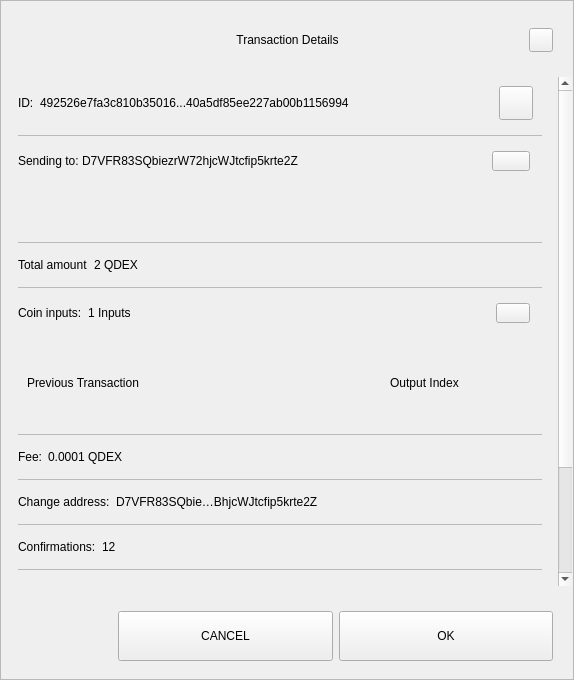
<?xml version="1.0" encoding="UTF-8"?>
<ui version="4.0">
 <class>TxDetailDialog</class>
 <widget class="QWidget" name="TxDetailDialog">
  <property name="geometry">
   <rect>
    <x>0</x>
    <y>0</y>
    <width>574</width>
    <height>680</height>
   </rect>
  </property>
  <property name="sizePolicy">
   <sizepolicy hsizetype="Preferred" vsizetype="Expanding">
    <horstretch>0</horstretch>
    <verstretch>0</verstretch>
   </sizepolicy>
  </property>
  <property name="minimumSize">
   <size>
    <width>574</width>
    <height>500</height>
   </size>
  </property>
  <property name="windowTitle">
   <string>Form</string>
  </property>
  <property name="styleSheet">
   <string notr="true"/>
  </property>
  <layout class="QVBoxLayout" name="verticalLayout_3">
   <property name="spacing">
    <number>0</number>
   </property>
   <property name="leftMargin">
    <number>0</number>
   </property>
   <property name="topMargin">
    <number>0</number>
   </property>
   <property name="rightMargin">
    <number>0</number>
   </property>
   <property name="bottomMargin">
    <number>0</number>
   </property>
   <item>
    <widget class="QFrame" name="frame">
     <property name="sizePolicy">
      <sizepolicy hsizetype="Preferred" vsizetype="Expanding">
       <horstretch>0</horstretch>
       <verstretch>0</verstretch>
      </sizepolicy>
     </property>
     <property name="styleSheet">
      <string notr="true"/>
     </property>
     <property name="frameShape">
      <enum>QFrame::StyledPanel</enum>
     </property>
     <property name="frameShadow">
      <enum>QFrame::Raised</enum>
     </property>
     <layout class="QVBoxLayout" name="verticalLayout">
      <property name="leftMargin">
       <number>0</number>
      </property>
      <property name="rightMargin">
       <number>0</number>
      </property>
      <item>
       <layout class="QHBoxLayout" name="horizontalLayout_3">
        <property name="spacing">
         <number>0</number>
        </property>
        <property name="leftMargin">
         <number>20</number>
        </property>
        <property name="topMargin">
         <number>10</number>
        </property>
        <property name="rightMargin">
         <number>20</number>
        </property>
        <item>
         <spacer name="horizontalSpacer_1">
          <property name="orientation">
           <enum>Qt::Horizontal</enum>
          </property>
          <property name="sizeHint" stdset="0">
           <size>
            <width>40</width>
            <height>20</height>
           </size>
          </property>
         </spacer>
        </item>
        <item>
         <widget class="QLabel" name="labelTitle">
          <property name="minimumSize">
           <size>
            <width>0</width>
            <height>40</height>
           </size>
          </property>
          <property name="maximumSize">
           <size>
            <width>16777215</width>
            <height>40</height>
           </size>
          </property>
          <property name="styleSheet">
           <string notr="true">padding-left:24px;</string>
          </property>
          <property name="text">
           <string>Transaction Details</string>
          </property>
          <property name="alignment">
           <set>Qt::AlignCenter</set>
          </property>
          <property name="margin">
           <number>7</number>
          </property>
         </widget>
        </item>
        <item>
         <spacer name="horizontalSpacer_2">
          <property name="orientation">
           <enum>Qt::Horizontal</enum>
          </property>
          <property name="sizeHint" stdset="0">
           <size>
            <width>40</width>
            <height>20</height>
           </size>
          </property>
         </spacer>
        </item>
        <item>
         <widget class="QPushButton" name="btnEsc">
          <property name="minimumSize">
           <size>
            <width>24</width>
            <height>24</height>
           </size>
          </property>
          <property name="maximumSize">
           <size>
            <width>24</width>
            <height>24</height>
           </size>
          </property>
          <property name="focusPolicy">
           <enum>Qt::NoFocus</enum>
          </property>
          <property name="text">
           <string/>
          </property>
         </widget>
        </item>
       </layout>
      </item>
      <item>
       <spacer name="verticalSpacer">
        <property name="orientation">
         <enum>Qt::Vertical</enum>
        </property>
        <property name="sizeType">
         <enum>QSizePolicy::Fixed</enum>
        </property>
        <property name="sizeHint" stdset="0">
         <size>
          <width>20</width>
          <height>10</height>
         </size>
        </property>
       </spacer>
      </item>
      <item>
       <widget class="QWidget" name="layoutScroll" native="true">
        <property name="minimumSize">
         <size>
          <width>0</width>
          <height>0</height>
         </size>
        </property>
        <layout class="QVBoxLayout" name="verticalLayout_4">
         <property name="leftMargin">
          <number>0</number>
         </property>
         <property name="topMargin">
          <number>0</number>
         </property>
         <property name="rightMargin">
          <number>0</number>
         </property>
         <item>
          <widget class="QScrollArea" name="scrollArea">
           <property name="styleSheet">
            <string notr="true">#scrollArea {
background:transparent;
}</string>
           </property>
           <property name="horizontalScrollBarPolicy">
            <enum>Qt::ScrollBarAlwaysOff</enum>
           </property>
           <property name="sizeAdjustPolicy">
            <enum>QAbstractScrollArea::AdjustIgnored</enum>
           </property>
           <property name="widgetResizable">
            <bool>true</bool>
           </property>
           <property name="alignment">
            <set>Qt::AlignLeading|Qt::AlignLeft|Qt::AlignTop</set>
           </property>
           <widget class="QWidget" name="scrollAreaWidgetContents">
            <property name="geometry">
             <rect>
              <x>0</x>
              <y>0</y>
              <width>556</width>
              <height>672</height>
             </rect>
            </property>
            <property name="autoFillBackground">
             <bool>false</bool>
            </property>
            <property name="styleSheet">
             <string notr="true">#scrollAreaWidgetContents {
background:transparent;
}</string>
            </property>
            <layout class="QVBoxLayout" name="verticalLayout_7">
             <property name="spacing">
              <number>0</number>
             </property>
             <property name="sizeConstraint">
              <enum>QLayout::SetDefaultConstraint</enum>
             </property>
             <property name="leftMargin">
              <number>0</number>
             </property>
             <property name="topMargin">
              <number>0</number>
             </property>
             <property name="rightMargin">
              <number>0</number>
             </property>
             <property name="bottomMargin">
              <number>0</number>
             </property>
             <item>
              <widget class="QWidget" name="content" native="true">
               <layout class="QVBoxLayout" name="verticalLayout_2">
                <property name="leftMargin">
                 <number>16</number>
                </property>
                <property name="topMargin">
                 <number>0</number>
                </property>
                <property name="rightMargin">
                 <number>16</number>
                </property>
                <item>
                 <widget class="QWidget" name="contentID" native="true">
                  <layout class="QHBoxLayout" name="horizontalLayout_12" stretch="0,1,0">
                   <property name="leftMargin">
                    <number>0</number>
                   </property>
                   <item>
                    <widget class="QLabel" name="labelId">
                     <property name="maximumSize">
                      <size>
                       <width>16777215</width>
                       <height>16777215</height>
                      </size>
                     </property>
                     <property name="text">
                      <string>ID:</string>
                     </property>
                    </widget>
                   </item>
                   <item>
                    <widget class="QLabel" name="textId">
                     <property name="text">
                      <string>492526e7fa3c810b35016...40a5df85ee227ab00b1156994</string>
                     </property>
                    </widget>
                   </item>
                   <item>
                    <widget class="QPushButton" name="pushCopy">
                     <property name="minimumSize">
                      <size>
                       <width>34</width>
                       <height>34</height>
                      </size>
                     </property>
                     <property name="maximumSize">
                      <size>
                       <width>34</width>
                       <height>34</height>
                      </size>
                     </property>
                     <property name="focusPolicy">
                      <enum>Qt::NoFocus</enum>
                     </property>
                     <property name="text">
                      <string/>
                     </property>
                     <property name="iconSize">
                      <size>
                       <width>24</width>
                       <height>24</height>
                      </size>
                     </property>
                    </widget>
                   </item>
                  </layout>
                 </widget>
                </item>
                <item>
                 <widget class="QLabel" name="labelDivider9">
                  <property name="maximumSize">
                   <size>
                    <width>16777215</width>
                    <height>1</height>
                   </size>
                  </property>
                  <property name="styleSheet">
                   <string notr="true">background-color:#bababa;</string>
                  </property>
                  <property name="text">
                   <string/>
                  </property>
                 </widget>
                </item>
                <item>
                 <widget class="QWidget" name="contentOutputs" native="true">
                  <layout class="QHBoxLayout" name="horizontalLayout_11" stretch="0,3,0">
                   <property name="spacing">
                    <number>0</number>
                   </property>
                   <property name="leftMargin">
                    <number>0</number>
                   </property>
                   <property name="rightMargin">
                    <number>12</number>
                   </property>
                   <item>
                    <widget class="QLabel" name="labelSend">
                     <property name="maximumSize">
                      <size>
                       <width>16777215</width>
                       <height>16777215</height>
                      </size>
                     </property>
                     <property name="text">
                      <string>Sending to: </string>
                     </property>
                    </widget>
                   </item>
                   <item>
                    <widget class="QLabel" name="textSend">
                     <property name="text">
                      <string>D7VFR83SQbiezrW72hjcWJtcfip5krte2Z </string>
                     </property>
                    </widget>
                   </item>
                   <item>
                    <widget class="QPushButton" name="pushOutputs">
                     <property name="minimumSize">
                      <size>
                       <width>34</width>
                       <height>20</height>
                      </size>
                     </property>
                     <property name="maximumSize">
                      <size>
                       <width>38</width>
                       <height>20</height>
                      </size>
                     </property>
                     <property name="focusPolicy">
                      <enum>Qt::NoFocus</enum>
                     </property>
                     <property name="styleSheet">
                      <string notr="true"/>
                     </property>
                     <property name="text">
                      <string/>
                     </property>
                    </widget>
                   </item>
                  </layout>
                 </widget>
                </item>
                <item>
                 <widget class="QScrollArea" name="outputsScrollArea">
                  <property name="minimumSize">
                   <size>
                    <width>0</width>
                    <height>50</height>
                   </size>
                  </property>
                  <property name="styleSheet">
                   <string notr="true">#outputsScrollArea {
background:transparent;
}</string>
                  </property>
                  <property name="widgetResizable">
                   <bool>true</bool>
                  </property>
                  <widget class="QWidget" name="container_outputs_base">
                   <property name="geometry">
                    <rect>
                     <x>0</x>
                     <y>0</y>
                     <width>522</width>
                     <height>48</height>
                    </rect>
                   </property>
                   <property name="styleSheet">
                    <string notr="true">#container_outputs_base {
background:transparent;
}</string>
                   </property>
                  </widget>
                 </widget>
                </item>
                <item>
                 <widget class="QLabel" name="labelDivider8">
                  <property name="maximumSize">
                   <size>
                    <width>16777215</width>
                    <height>1</height>
                   </size>
                  </property>
                  <property name="styleSheet">
                   <string notr="true">background-color:#bababa;</string>
                  </property>
                  <property name="text">
                   <string/>
                  </property>
                 </widget>
                </item>
                <item>
                 <widget class="QWidget" name="contentAmount" native="true">
                  <layout class="QHBoxLayout" name="horizontalLayout_4" stretch="0,1">
                   <property name="leftMargin">
                    <number>0</number>
                   </property>
                   <item>
                    <widget class="QLabel" name="labelAmount">
                     <property name="maximumSize">
                      <size>
                       <width>16777215</width>
                       <height>16777215</height>
                      </size>
                     </property>
                     <property name="text">
                      <string>Total amount</string>
                     </property>
                    </widget>
                   </item>
                   <item>
                    <widget class="QLabel" name="textAmount">
                     <property name="text">
                      <string>2 QDEX</string>
                     </property>
                    </widget>
                   </item>
                  </layout>
                 </widget>
                </item>
                <item>
                 <widget class="QLabel" name="labelDivider6">
                  <property name="maximumSize">
                   <size>
                    <width>16777215</width>
                    <height>1</height>
                   </size>
                  </property>
                  <property name="styleSheet">
                   <string notr="true">background-color:#bababa;</string>
                  </property>
                  <property name="text">
                   <string/>
                  </property>
                 </widget>
                </item>
                <item>
                 <widget class="QWidget" name="contentInputs" native="true">
                  <layout class="QHBoxLayout" name="horizontalLayout" stretch="0,2,0">
                   <property name="leftMargin">
                    <number>0</number>
                   </property>
                   <property name="rightMargin">
                    <number>12</number>
                   </property>
                   <item>
                    <widget class="QLabel" name="labelInputs">
                     <property name="sizePolicy">
                      <sizepolicy hsizetype="Minimum" vsizetype="Preferred">
                       <horstretch>0</horstretch>
                       <verstretch>0</verstretch>
                      </sizepolicy>
                     </property>
                     <property name="maximumSize">
                      <size>
                       <width>16777215</width>
                       <height>16777215</height>
                      </size>
                     </property>
                     <property name="text">
                      <string>Coin inputs:</string>
                     </property>
                    </widget>
                   </item>
                   <item>
                    <widget class="QLabel" name="textInputs">
                     <property name="text">
                      <string>1 Inputs</string>
                     </property>
                    </widget>
                   </item>
                   <item>
                    <widget class="QPushButton" name="pushInputs">
                     <property name="maximumSize">
                      <size>
                       <width>34</width>
                       <height>20</height>
                      </size>
                     </property>
                     <property name="focusPolicy">
                      <enum>Qt::NoFocus</enum>
                     </property>
                     <property name="styleSheet">
                      <string notr="true"/>
                     </property>
                     <property name="text">
                      <string/>
                     </property>
                    </widget>
                   </item>
                  </layout>
                 </widget>
                </item>
                <item>
                 <widget class="QFrame" name="gridInputs">
                  <property name="sizePolicy">
                   <sizepolicy hsizetype="Preferred" vsizetype="MinimumExpanding">
                    <horstretch>0</horstretch>
                    <verstretch>0</verstretch>
                   </sizepolicy>
                  </property>
                  <property name="minimumSize">
                   <size>
                    <width>0</width>
                    <height>90</height>
                   </size>
                  </property>
                  <layout class="QGridLayout" name="gridLayoutInput" columnstretch="5,2" rowminimumheight="0">
                   <property name="sizeConstraint">
                    <enum>QLayout::SetMaximumSize</enum>
                   </property>
                   <property name="verticalSpacing">
                    <number>0</number>
                   </property>
                   <item row="0" column="0" alignment="Qt::AlignLeft">
                    <widget class="QLabel" name="labelTitlePrevTx">
                     <property name="text">
                      <string>Previous Transaction</string>
                     </property>
                    </widget>
                   </item>
                   <item row="0" column="1" alignment="Qt::AlignLeft">
                    <widget class="QLabel" name="labelOutputIndex">
                     <property name="text">
                      <string>Output Index</string>
                     </property>
                     <property name="alignment">
                      <set>Qt::AlignCenter</set>
                     </property>
                    </widget>
                   </item>
                  </layout>
                 </widget>
                </item>
                <item>
                 <widget class="QLabel" name="labelDivider1">
                  <property name="maximumSize">
                   <size>
                    <width>16777215</width>
                    <height>1</height>
                   </size>
                  </property>
                  <property name="styleSheet">
                   <string notr="true">background-color:#bababa;</string>
                  </property>
                  <property name="text">
                   <string/>
                  </property>
                 </widget>
                </item>
                <item>
                 <widget class="QWidget" name="contentFee" native="true">
                  <layout class="QHBoxLayout" name="horizontalLayout_7" stretch="0,1">
                   <property name="leftMargin">
                    <number>0</number>
                   </property>
                   <item>
                    <widget class="QLabel" name="labelFee">
                     <property name="maximumSize">
                      <size>
                       <width>16777215</width>
                       <height>16777215</height>
                      </size>
                     </property>
                     <property name="text">
                      <string>Fee:</string>
                     </property>
                    </widget>
                   </item>
                   <item>
                    <widget class="QLabel" name="textFee">
                     <property name="text">
                      <string>0.0001 QDEX</string>
                     </property>
                    </widget>
                   </item>
                  </layout>
                 </widget>
                </item>
                <item>
                 <widget class="QLabel" name="labelDivider2">
                  <property name="maximumSize">
                   <size>
                    <width>16777215</width>
                    <height>1</height>
                   </size>
                  </property>
                  <property name="styleSheet">
                   <string notr="true">background-color:#bababa;</string>
                  </property>
                  <property name="text">
                   <string/>
                  </property>
                 </widget>
                </item>
                <item>
                 <widget class="QWidget" name="contentChangeAddress" native="true">
                  <layout class="QHBoxLayout" name="horizontalLayout_6" stretch="0,1">
                   <property name="leftMargin">
                    <number>0</number>
                   </property>
                   <item>
                    <widget class="QLabel" name="labelChange">
                     <property name="maximumSize">
                      <size>
                       <width>16777215</width>
                       <height>16777215</height>
                      </size>
                     </property>
                     <property name="text">
                      <string>Change address:</string>
                     </property>
                    </widget>
                   </item>
                   <item>
                    <widget class="QLabel" name="textChange">
                     <property name="text">
                      <string>D7VFR83SQbie…BhjcWJtcfip5krte2Z </string>
                     </property>
                    </widget>
                   </item>
                  </layout>
                 </widget>
                </item>
                <item>
                 <widget class="QLabel" name="labelDivider4">
                  <property name="maximumSize">
                   <size>
                    <width>16777215</width>
                    <height>1</height>
                   </size>
                  </property>
                  <property name="styleSheet">
                   <string notr="true">background-color:#bababa;</string>
                  </property>
                  <property name="text">
                   <string/>
                  </property>
                 </widget>
                </item>
                <item>
                 <widget class="QWidget" name="contentConfirmations" native="true">
                  <layout class="QHBoxLayout" name="horizontalLayout_8" stretch="0,1">
                   <property name="leftMargin">
                    <number>0</number>
                   </property>
                   <item>
                    <widget class="QLabel" name="labelConfirmations">
                     <property name="maximumSize">
                      <size>
                       <width>16777215</width>
                       <height>16777215</height>
                      </size>
                     </property>
                     <property name="text">
                      <string>Confirmations:</string>
                     </property>
                    </widget>
                   </item>
                   <item>
                    <widget class="QLabel" name="textConfirmations">
                     <property name="text">
                      <string>12</string>
                     </property>
                    </widget>
                   </item>
                  </layout>
                 </widget>
                </item>
                <item>
                 <widget class="QLabel" name="labelDivider7">
                  <property name="maximumSize">
                   <size>
                    <width>16777215</width>
                    <height>1</height>
                   </size>
                  </property>
                  <property name="styleSheet">
                   <string notr="true">background-color:#bababa;</string>
                  </property>
                  <property name="text">
                   <string/>
                  </property>
                 </widget>
                </item>
                <item>
                 <widget class="QWidget" name="contentSize" native="true">
                  <layout class="QHBoxLayout" name="horizontalLayout_9" stretch="0,1">
                   <property name="leftMargin">
                    <number>0</number>
                   </property>
                   <item>
                    <widget class="QLabel" name="labelSize">
                     <property name="maximumSize">
                      <size>
                       <width>16777215</width>
                       <height>16777215</height>
                      </size>
                     </property>
                     <property name="text">
                      <string>Size:</string>
                     </property>
                    </widget>
                   </item>
                   <item>
                    <widget class="QLabel" name="textSize">
                     <property name="text">
                      <string>2 kB</string>
                     </property>
                    </widget>
                   </item>
                  </layout>
                 </widget>
                </item>
                <item>
                 <widget class="QLabel" name="labelDivider3">
                  <property name="maximumSize">
                   <size>
                    <width>16777215</width>
                    <height>1</height>
                   </size>
                  </property>
                  <property name="styleSheet">
                   <string notr="true">background-color:#bababa;</string>
                  </property>
                  <property name="text">
                   <string/>
                  </property>
                 </widget>
                </item>
                <item>
                 <widget class="QWidget" name="contentDate" native="true">
                  <layout class="QHBoxLayout" name="horizontalLayout_5" stretch="0,1">
                   <property name="leftMargin">
                    <number>0</number>
                   </property>
                   <item>
                    <widget class="QLabel" name="labelDate">
                     <property name="maximumSize">
                      <size>
                       <width>16777215</width>
                       <height>16777215</height>
                      </size>
                     </property>
                     <property name="text">
                      <string>Date:</string>
                     </property>
                    </widget>
                   </item>
                   <item>
                    <widget class="QLabel" name="textDate">
                     <property name="text">
                      <string>May 25, 2017</string>
                     </property>
                    </widget>
                   </item>
                  </layout>
                 </widget>
                </item>
                <item>
                 <widget class="QLabel" name="labelDivider5">
                  <property name="maximumSize">
                   <size>
                    <width>16777215</width>
                    <height>1</height>
                   </size>
                  </property>
                  <property name="styleSheet">
                   <string notr="true">background-color:#bababa;</string>
                  </property>
                  <property name="text">
                   <string/>
                  </property>
                 </widget>
                </item>
                <item>
                 <widget class="QWidget" name="contentStatus" native="true">
                  <layout class="QHBoxLayout" name="horizontalLayout_10" stretch="0,1">
                   <property name="leftMargin">
                    <number>0</number>
                   </property>
                   <item>
                    <widget class="QLabel" name="labelStatus">
                     <property name="maximumSize">
                      <size>
                       <width>16777215</width>
                       <height>16777215</height>
                      </size>
                     </property>
                     <property name="text">
                      <string>Status:</string>
                     </property>
                    </widget>
                   </item>
                   <item>
                    <widget class="QLabel" name="textStatus">
                     <property name="text">
                      <string>Spendable</string>
                     </property>
                    </widget>
                   </item>
                  </layout>
                 </widget>
                </item>
                <item>
                 <spacer name="verticalSpacer_2">
                  <property name="orientation">
                   <enum>Qt::Vertical</enum>
                  </property>
                  <property name="sizeType">
                   <enum>QSizePolicy::Expanding</enum>
                  </property>
                  <property name="sizeHint" stdset="0">
                   <size>
                    <width>20</width>
                    <height>10</height>
                   </size>
                  </property>
                 </spacer>
                </item>
                <item>
                 <widget class="QLabel" name="labelWarning">
                  <property name="text">
                   <string>TextLabel</string>
                  </property>
                  <property name="alignment">
                   <set>Qt::AlignCenter</set>
                  </property>
                 </widget>
                </item>
               </layout>
              </widget>
             </item>
            </layout>
           </widget>
          </widget>
         </item>
        </layout>
       </widget>
      </item>
      <item>
       <widget class="QWidget" name="containerButtons" native="true">
        <layout class="QHBoxLayout" name="horizontalLayout1" stretch="1,2,2">
         <property name="leftMargin">
          <number>10</number>
         </property>
         <property name="rightMargin">
          <number>20</number>
         </property>
         <item>
          <spacer name="horizontalSpacer_3">
           <property name="orientation">
            <enum>Qt::Horizontal</enum>
           </property>
           <property name="sizeHint" stdset="0">
            <size>
             <width>40</width>
             <height>20</height>
            </size>
           </property>
          </spacer>
         </item>
         <item>
          <widget class="QPushButton" name="btnCancel">
           <property name="minimumSize">
            <size>
             <width>200</width>
             <height>50</height>
            </size>
           </property>
           <property name="focusPolicy">
            <enum>Qt::NoFocus</enum>
           </property>
           <property name="text">
            <string>CANCEL</string>
           </property>
          </widget>
         </item>
         <item>
          <widget class="QPushButton" name="btnSave">
           <property name="minimumSize">
            <size>
             <width>200</width>
             <height>50</height>
            </size>
           </property>
           <property name="focusPolicy">
            <enum>Qt::NoFocus</enum>
           </property>
           <property name="text">
            <string>OK</string>
           </property>
          </widget>
         </item>
        </layout>
       </widget>
      </item>
     </layout>
    </widget>
   </item>
  </layout>
 </widget>
 <resources/>
 <connections/>
</ui>
